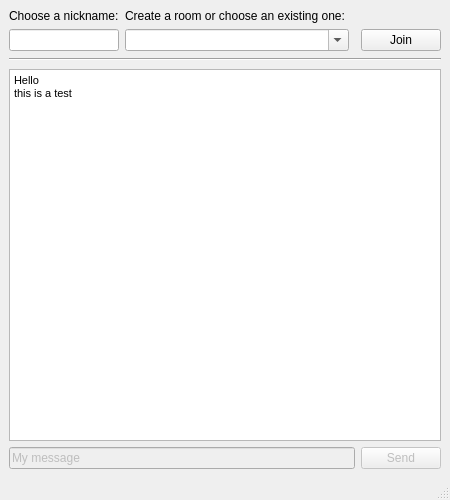
<?xml version="1.0" encoding="UTF-8"?>
<ui version="4.0">
 <class>MainWindow</class>
 <widget class="QMainWindow" name="MainWindow">
  <property name="geometry">
   <rect>
    <x>0</x>
    <y>0</y>
    <width>450</width>
    <height>500</height>
   </rect>
  </property>
  <property name="maximumSize">
   <size>
    <width>16777215</width>
    <height>16777215</height>
   </size>
  </property>
  <property name="windowTitle">
   <string>Seléque</string>
  </property>
  <widget class="QWidget" name="centralwidget">
   <layout class="QGridLayout" name="gridLayout">
    <item row="11" column="1" colspan="4">
     <layout class="QHBoxLayout" name="horizontalLayout_2">
      <item>
       <widget class="QLineEdit" name="message_entry_box">
        <property name="enabled">
         <bool>false</bool>
        </property>
        <property name="text">
         <string>My message</string>
        </property>
       </widget>
      </item>
      <item>
       <widget class="QPushButton" name="send_button">
        <property name="enabled">
         <bool>false</bool>
        </property>
        <property name="text">
         <string>Send</string>
        </property>
       </widget>
      </item>
     </layout>
    </item>
    <item row="9" column="1" colspan="4">
     <widget class="QTextBrowser" name="message_display_box">
      <property name="enabled">
       <bool>true</bool>
      </property>
      <property name="html">
       <string>&lt;!DOCTYPE HTML PUBLIC &quot;-//W3C//DTD HTML 4.0//EN&quot; &quot;http://www.w3.org/TR/REC-html40/strict.dtd&quot;&gt;
&lt;html&gt;&lt;head&gt;&lt;meta name=&quot;qrichtext&quot; content=&quot;1&quot; /&gt;&lt;style type=&quot;text/css&quot;&gt;
p, li { white-space: pre-wrap; }
&lt;/style&gt;&lt;/head&gt;&lt;body style=&quot; font-family:'MS Shell Dlg 2'; font-size:8.25pt; font-weight:400; font-style:normal;&quot;&gt;
&lt;p style=&quot; margin-top:0px; margin-bottom:0px; margin-left:0px; margin-right:0px; -qt-block-indent:0; text-indent:0px;&quot;&gt;&lt;span style=&quot; font-size:8pt;&quot;&gt;Hello&lt;/span&gt;&lt;/p&gt;
&lt;p style=&quot; margin-top:0px; margin-bottom:0px; margin-left:0px; margin-right:0px; -qt-block-indent:0; text-indent:0px;&quot;&gt;&lt;span style=&quot; font-size:8pt;&quot;&gt;this is a test&lt;/span&gt;&lt;/p&gt;&lt;/body&gt;&lt;/html&gt;</string>
      </property>
     </widget>
    </item>
    <item row="3" column="1">
     <widget class="QLineEdit" name="nickname_box"/>
    </item>
    <item row="0" column="1">
     <widget class="QLabel" name="label_3">
      <property name="text">
       <string>Choose a nickname:</string>
      </property>
     </widget>
    </item>
    <item row="0" column="2">
     <widget class="QLabel" name="label">
      <property name="text">
       <string>Create a room or choose an existing one: </string>
      </property>
     </widget>
    </item>
    <item row="6" column="1" rowspan="2" colspan="4">
     <widget class="Line" name="line">
      <property name="orientation">
       <enum>Qt::Horizontal</enum>
      </property>
     </widget>
    </item>
    <item row="3" column="4">
     <widget class="QPushButton" name="join_button">
      <property name="text">
       <string>Join</string>
      </property>
     </widget>
    </item>
    <item row="3" column="2">
     <widget class="QComboBox" name="room_drop_down">
      <property name="enabled">
       <bool>true</bool>
      </property>
      <property name="editable">
       <bool>true</bool>
      </property>
     </widget>
    </item>
   </layout>
  </widget>
  <widget class="QMenuBar" name="menubar">
   <property name="geometry">
    <rect>
     <x>0</x>
     <y>0</y>
     <width>450</width>
     <height>21</height>
    </rect>
   </property>
  </widget>
  <widget class="QStatusBar" name="statusbar"/>
 </widget>
 <tabstops>
  <tabstop>nickname_box</tabstop>
  <tabstop>room_drop_down</tabstop>
  <tabstop>join_button</tabstop>
  <tabstop>message_entry_box</tabstop>
  <tabstop>send_button</tabstop>
  <tabstop>message_display_box</tabstop>
 </tabstops>
 <resources/>
 <connections/>
</ui>
